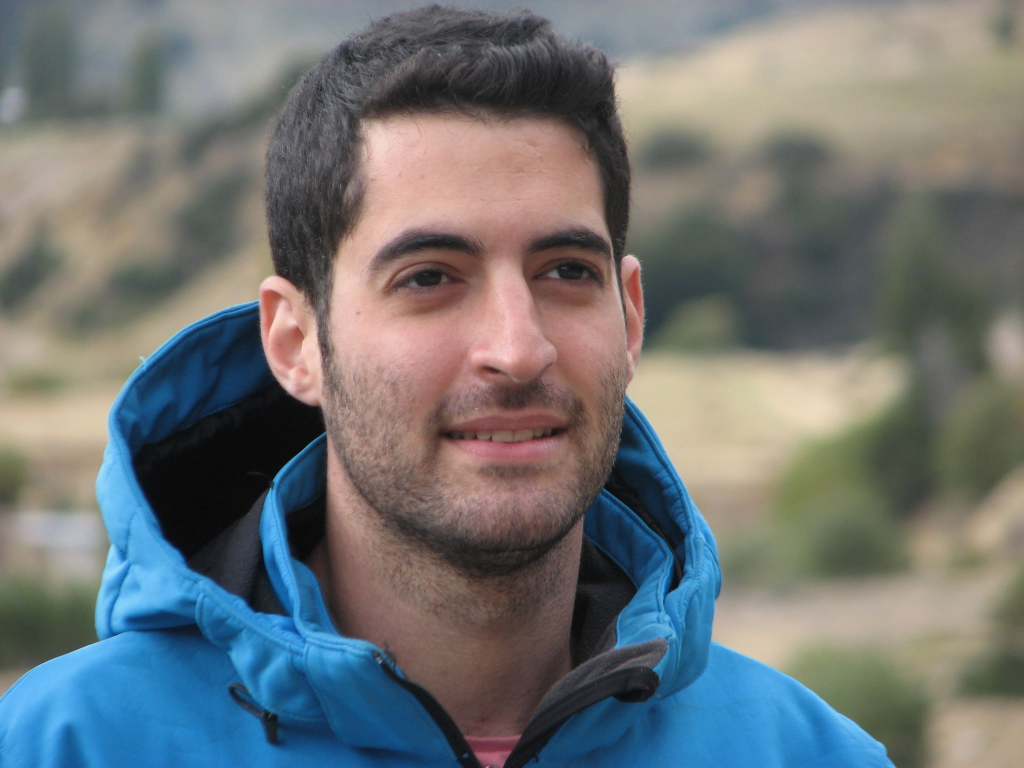
#> input picture painter/examples/guy.jpg, 2048 x 1536 px (shown at 1/2 size)
$ python image_preprocessor.py --image examples/guy.jpg
#> lines starting #> are read from the running program, lines starting #| are printed output that depends on the picture
#!/usr/bin/env python3
#

import argparse
import cv2


class ImagePreprocessor:
    def __init__(self, xml, scale_factor=1.1):
        self.haar_face_cascade = cv2.CascadeClassifier(xml)
        self.scale_factor = scale_factor
        self.image = None
        self.faces = None

    def upload_image(self, image_path):
#> called with image_path = 'examples/guy.jpg'
        self.image = cv2.cvtColor(cv2.imread(image_path), cv2.COLOR_BGR2GRAY)
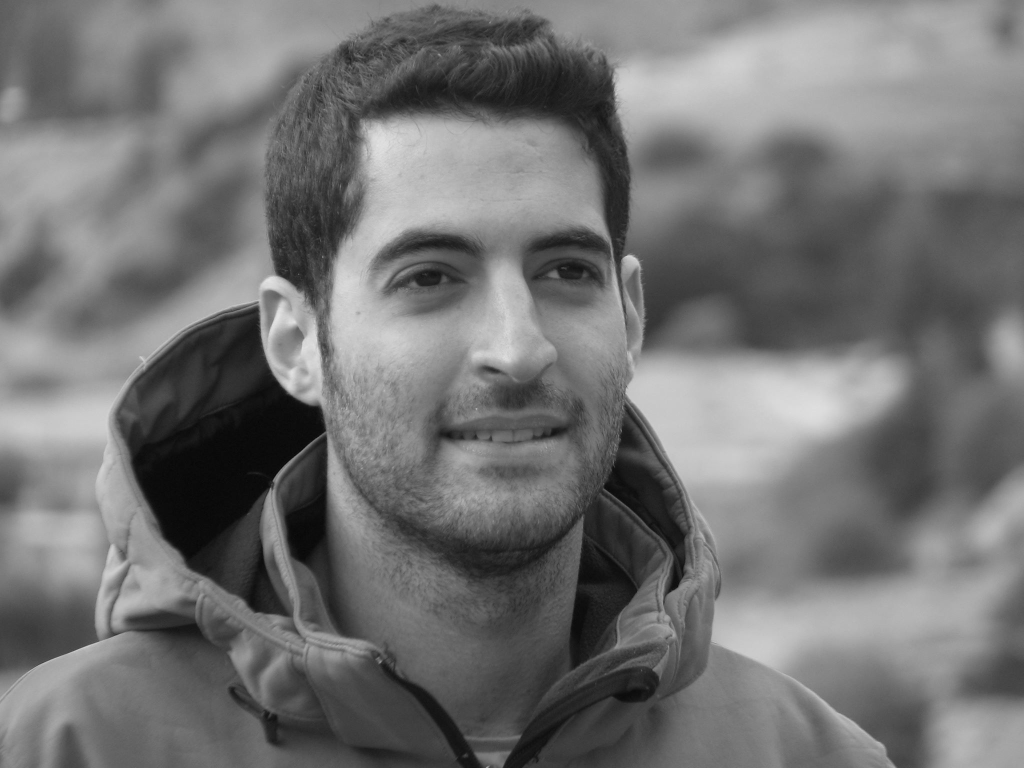
#> self.image: shape (1536, 2048) (shown at 1/2 size); min 4, max 231, mean 115.2
        self.faces = self.haar_face_cascade.detectMultiScale(self.image,
                                                             scaleFactor=self.scale_factor,
                                                             minNeighbors=5)
#> self.faces = [[629, 257, 760, 760]]

    def image_cropper(self):
        # cropping images
        # faces = (x, y, w, h)
        face_array = self.faces.flatten()
#> face_array = [629, 257, 760, 760]
        height = face_array[3]
#> height = 760
        width = face_array[2]
#> width = 760
        width, height = max(width, height), max(width, height)
        cropped = self.image[int(face_array[1] - height * 0.2):int((face_array[1] + height * 1.3)),
                             int(face_array[0] - width * 0.2):int((face_array[0] + width * 1.3))]
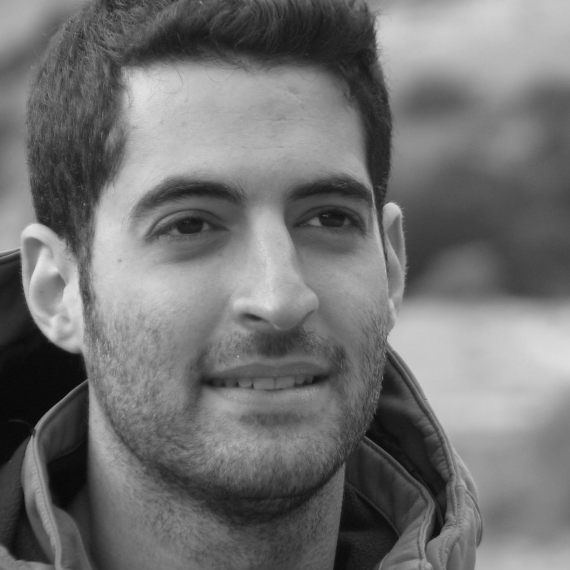
#> cropped: shape (1140, 1140) (shown at 1/2 size); min 4, max 231, mean 114.4

        return cv2.resize(cropped, (512, 512))
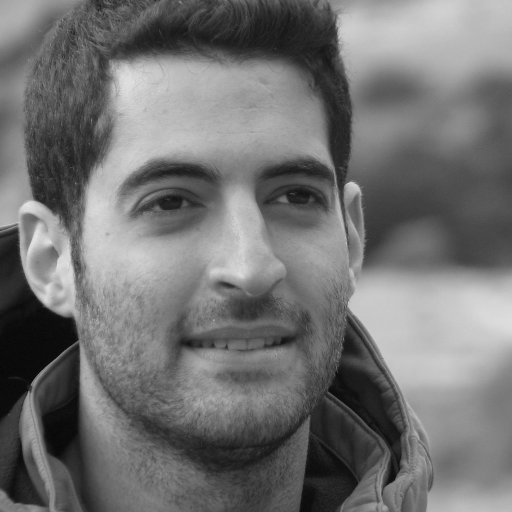
#> returned value: shape (512, 512); min 6, max 229, mean 114.3

    def image_save(self, img_path):
        cv2.imwrite(img_path, self.image_cropper())

    def pre_process_image(self, image_path, new_image_path):
        self.upload_image(image_path)
        self.image_save(new_image_path)


def argument_parser():
    parser = argparse.ArgumentParser(description='Image preprocessor')
    parser.add_argument('--image', dest='image_path', type=str)
    parser.add_argument('--grey', dest='grey_path', type=str)
    parser.add_argument('--xml', dest='xml_path', type=str,
                        default='data/haarcascade_frontalface_alt.xml')

    return parser.parse_args()


def main():
    args = argument_parser()
    impp = ImagePreprocessor(args.xml_path)
    impp.pre_process_image(args.image_path, args.grey_path)


if __name__ == '__main__':
    main()

$ run again, on painter/examples/or.jpg
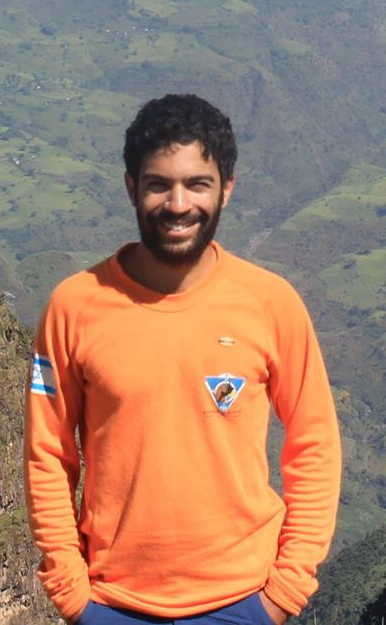
#> input picture painter/examples/or.jpg, 386 x 625 px
#> in upload_image, `self.image = cv2.cvtColor(cv2.imread(image_path), cv2.COLOR_BGR2GRAY)`:
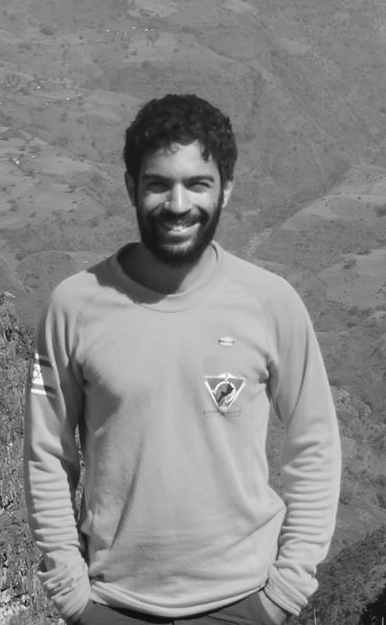
#> self.image: shape (625, 386); min 2, max 254, mean 136
#> self.faces = [[128, 146, 101, 101]]
#> face_array = [128, 146, 101, 101]
#> height = 101
#> in image_cropper, `cropped = self.image[int(face_array[1] - height * 0.2):int((face_array..`:
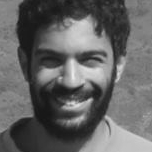
#> cropped: shape (152, 152); min 21, max 232, mean 100.9

$ run again, on painter/examples/ori2.jpg
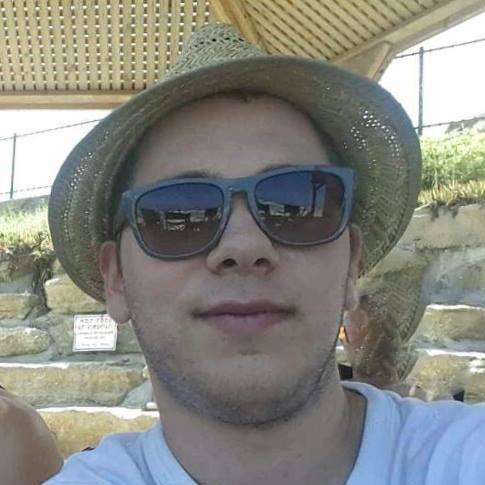
#> input picture painter/examples/ori2.jpg, 485 x 485 px
#> in upload_image, `self.image = cv2.cvtColor(cv2.imread(image_path), cv2.COLOR_BGR2GRAY)`:
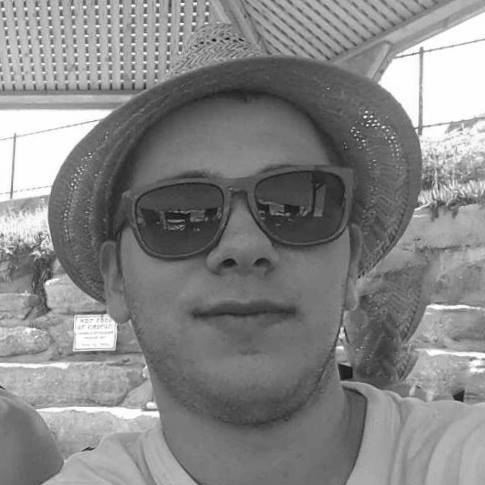
#> self.image: shape (485, 485); min 15, max 255, mean 133.6
#> self.faces = [[97, 103, 293, 293]]
#> face_array = [97, 103, 293, 293]
#> height = 293
#> in image_cropper, `cropped = self.image[int(face_array[1] - height * 0.2):int((face_array..`:
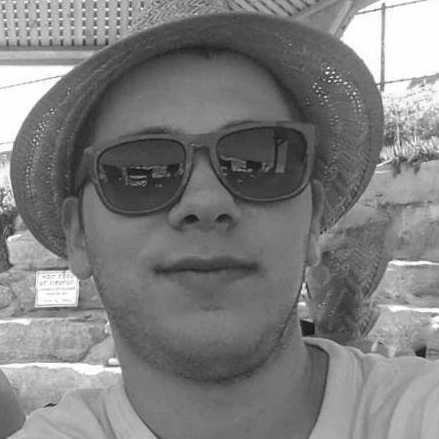
#> cropped: shape (439, 439); min 19, max 255, mean 126
